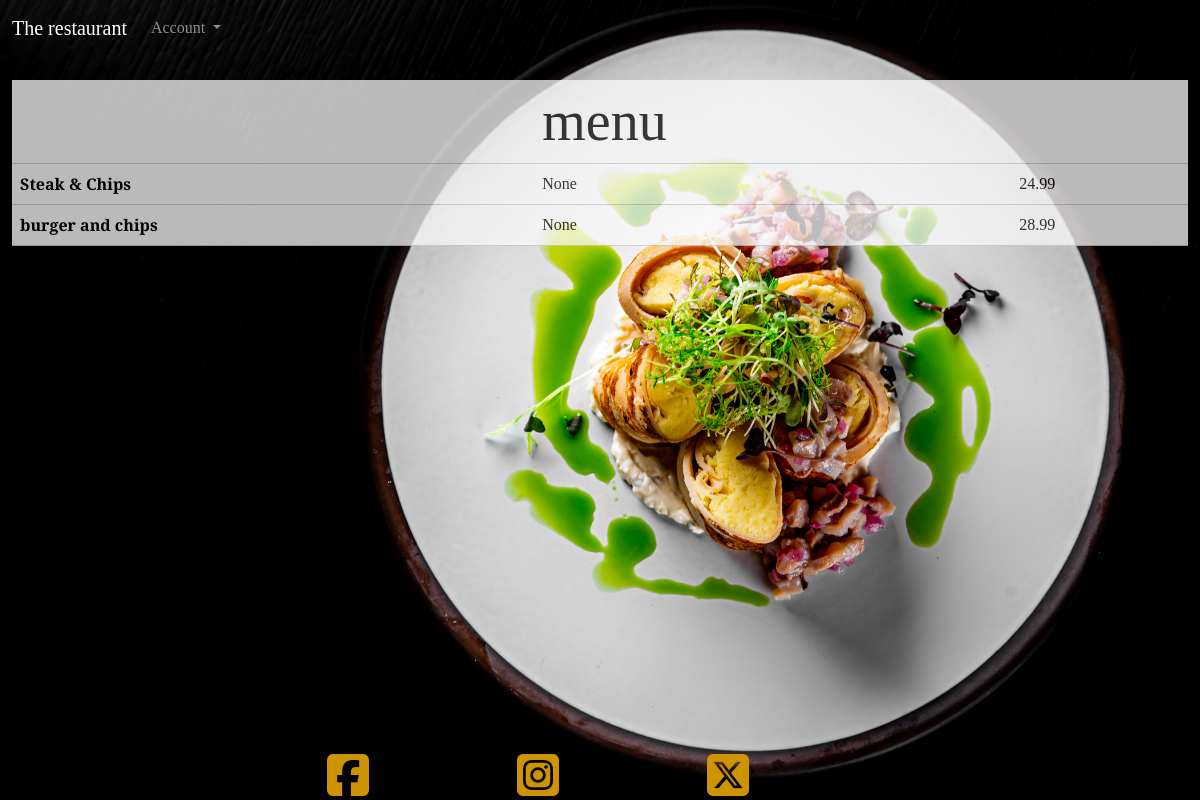
The app's page /menu/, older data.
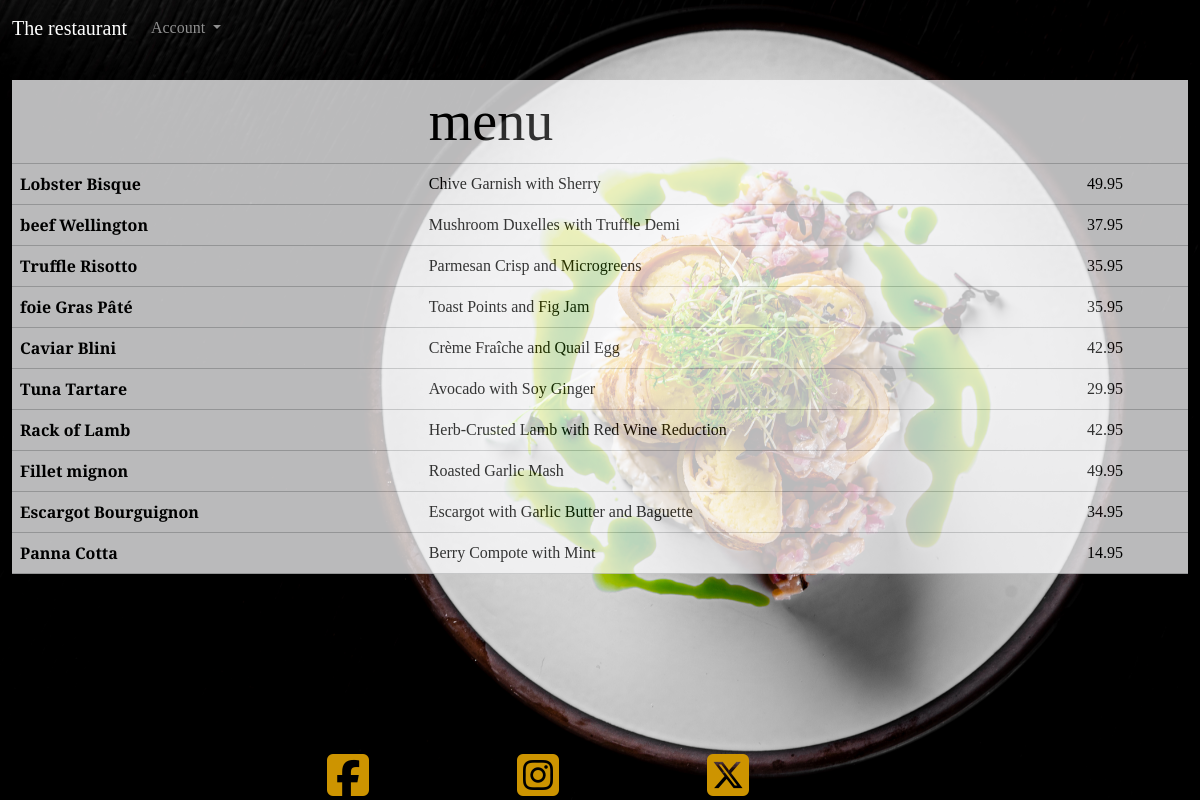
The same page, newer data.
### therestaurant/models.py (models this page shows, shortened)
class Menu(models.Model):
    dish_name = models.CharField(max_length=50, null=False, blank=False)
    description = models.CharField(max_length=80, null=True, blank=True)
    price = MoneyField(max_digits=14, decimal_places=2, default_currency='EUR')

### therestaurant/views.py (the view)
# urls.py: path('menu/', get_menu, name='get_menu'),
def get_menu(request):
    menu_items = Menu.objects.all()
    return render(request, 'menu/menu.html', {'menu_items': menu_items})

### templates/menu/menu.html
{% extends "home/home.html" %}
{% block content %}
<table class="table table-light opacity-75">
    <thead>
        <tr>
            <th></th>
            <th class="display-4">menu</th>
            <th></th>
        </tr>
    </thead>
    <tbody>
        {% for dish in menu_items %}
        <tr>
            <th>{{ dish.dish_name }}</th>
            <td>{{ dish.description }}</td>
            <td>{{ dish.price }}</td>
        </tr>
        {% endfor %}
    </tbody>
</table>
{% endblock %}

Row changes from the older to the newer data that the page shows:
removed Menu: dish_name "Steak & Chips", description "None", price "24.99"
removed Menu: dish_name "burger and chips", description "None", price "28.99"
added Menu: dish_name "Lobster Bisque", description "Chive Garnish with Sherry", price "49.95"
added Menu: dish_name "beef Wellington", description "Mushroom Duxelles with Truffle Demi", price "37.95"
added Menu: dish_name "Truffle Risotto", description "Parmesan Crisp and Microgreens", price "35.95"
added Menu: dish_name "foie Gras Pâté", description "Toast Points and Fig Jam", price "35.95"
added Menu: dish_name "Caviar Blini", description "Crème Fraîche and Quail Egg", price "42.95"
added Menu: dish_name "Tuna Tartare", description "Avocado with Soy Ginger", price "29.95"
added Menu: dish_name "Rack of Lamb", description "Herb-Crusted Lamb with Red Wine Reduction", price "42.95"
added Menu: dish_name "Fillet mignon", description "Roasted Garlic Mash", price "49.95"
added Menu: dish_name "Escargot Bourguignon", description "Escargot with Garlic Butter and Baguette", price "34.95"
added Menu: dish_name "Panna Cotta", description "Berry Compote with Mint", price "14.95"
